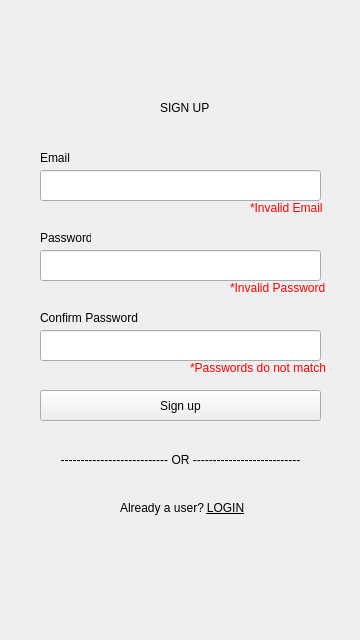
<?xml version="1.0" encoding="UTF-8"?>
<ui version="4.0">
 <class>Form</class>
 <widget class="QWidget" name="Form">
  <property name="geometry">
   <rect>
    <x>0</x>
    <y>0</y>
    <width>360</width>
    <height>640</height>
   </rect>
  </property>
  <property name="windowTitle">
   <string>Form</string>
  </property>
  <widget class="QLabel" name="signupLabel">
   <property name="geometry">
    <rect>
     <x>160</x>
     <y>100</y>
     <width>51</width>
     <height>16</height>
    </rect>
   </property>
   <property name="text">
    <string>SIGN UP</string>
   </property>
  </widget>
  <widget class="QLabel" name="needanaccountLabel">
   <property name="geometry">
    <rect>
     <x>120</x>
     <y>500</y>
     <width>101</width>
     <height>16</height>
    </rect>
   </property>
   <property name="text">
    <string>Already a user?</string>
   </property>
  </widget>
  <widget class="QLineEdit" name="emailLineEdit">
   <property name="geometry">
    <rect>
     <x>40</x>
     <y>170</y>
     <width>281</width>
     <height>31</height>
    </rect>
   </property>
  </widget>
  <widget class="QLineEdit" name="passwordLineEdit">
   <property name="geometry">
    <rect>
     <x>40</x>
     <y>250</y>
     <width>281</width>
     <height>31</height>
    </rect>
   </property>
  </widget>
  <widget class="QLabel" name="emailLabel">
   <property name="geometry">
    <rect>
     <x>40</x>
     <y>150</y>
     <width>61</width>
     <height>16</height>
    </rect>
   </property>
   <property name="text">
    <string>Email</string>
   </property>
  </widget>
  <widget class="QLabel" name="orLabel">
   <property name="geometry">
    <rect>
     <x>0</x>
     <y>450</y>
     <width>361</width>
     <height>20</height>
    </rect>
   </property>
   <property name="text">
    <string>&lt;html&gt;&lt;head/&gt;&lt;body&gt;&lt;p&gt;--------------------------- OR ---------------------------&lt;/p&gt;&lt;/body&gt;&lt;/html&gt;</string>
   </property>
   <property name="alignment">
    <set>Qt::AlignCenter</set>
   </property>
  </widget>
  <widget class="QLabel" name="passwordLabel">
   <property name="geometry">
    <rect>
     <x>40</x>
     <y>230</y>
     <width>51</width>
     <height>16</height>
    </rect>
   </property>
   <property name="text">
    <string>Password</string>
   </property>
  </widget>
  <widget class="QPushButton" name="singupPushButton">
   <property name="geometry">
    <rect>
     <x>40</x>
     <y>390</y>
     <width>281</width>
     <height>31</height>
    </rect>
   </property>
   <property name="cursor">
    <cursorShape>PointingHandCursor</cursorShape>
   </property>
   <property name="text">
    <string>Sign up</string>
   </property>
  </widget>
  <widget class="QPushButton" name="loginPushButton">
   <property name="geometry">
    <rect>
     <x>200</x>
     <y>500</y>
     <width>51</width>
     <height>16</height>
    </rect>
   </property>
   <property name="cursor">
    <cursorShape>PointingHandCursor</cursorShape>
   </property>
   <property name="styleSheet">
    <string notr="true">QPushButton {
	border: None;
	text-decoration: underline;
}</string>
   </property>
   <property name="text">
    <string>LOGIN</string>
   </property>
  </widget>
  <widget class="QLabel" name="confirmpasswordLabel">
   <property name="geometry">
    <rect>
     <x>40</x>
     <y>310</y>
     <width>101</width>
     <height>16</height>
    </rect>
   </property>
   <property name="text">
    <string>Confirm Password</string>
   </property>
  </widget>
  <widget class="QLineEdit" name="confirmpasswordLineEdit">
   <property name="geometry">
    <rect>
     <x>40</x>
     <y>330</y>
     <width>281</width>
     <height>31</height>
    </rect>
   </property>
  </widget>
  <widget class="QLabel" name="invalidemailLabel">
   <property name="geometry">
    <rect>
     <x>250</x>
     <y>200</y>
     <width>81</width>
     <height>16</height>
    </rect>
   </property>
   <property name="styleSheet">
    <string notr="true">QLabel{
	color: #FF0000;
}</string>
   </property>
   <property name="text">
    <string>*Invalid Email</string>
   </property>
  </widget>
  <widget class="QLabel" name="invalidpasswordLabel">
   <property name="geometry">
    <rect>
     <x>230</x>
     <y>280</y>
     <width>101</width>
     <height>16</height>
    </rect>
   </property>
   <property name="styleSheet">
    <string notr="true">QLabel{
	color: #FF0000;
}</string>
   </property>
   <property name="text">
    <string>*Invalid Password</string>
   </property>
  </widget>
  <widget class="QLabel" name="passwordsdonotmatchLabel">
   <property name="geometry">
    <rect>
     <x>190</x>
     <y>360</y>
     <width>141</width>
     <height>16</height>
    </rect>
   </property>
   <property name="styleSheet">
    <string notr="true">QLabel{
	color: #FF0000;
}</string>
   </property>
   <property name="text">
    <string>*Passwords do not match</string>
   </property>
  </widget>
  <zorder>passwordsdonotmatchLabel</zorder>
  <zorder>invalidpasswordLabel</zorder>
  <zorder>invalidemailLabel</zorder>
  <zorder>signupLabel</zorder>
  <zorder>needanaccountLabel</zorder>
  <zorder>emailLabel</zorder>
  <zorder>orLabel</zorder>
  <zorder>passwordLabel</zorder>
  <zorder>singupPushButton</zorder>
  <zorder>loginPushButton</zorder>
  <zorder>confirmpasswordLabel</zorder>
  <zorder>emailLineEdit</zorder>
  <zorder>passwordLineEdit</zorder>
  <zorder>confirmpasswordLineEdit</zorder>
 </widget>
 <resources/>
 <connections/>
</ui>
